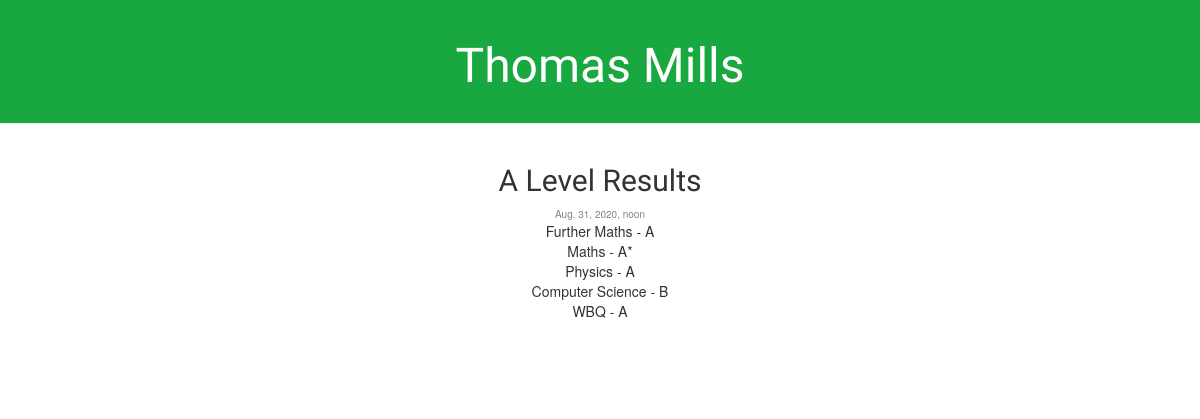
Page /cv/3/ on the committed database.
### blog/models.py (models this page shows, shortened)
class CVEntry(models.Model):
    author = models.ForeignKey(settings.AUTH_USER_MODEL, on_delete=models.CASCADE)
    title = models.CharField(max_length=200)
    text = models.TextField()
    created_date = models.DateTimeField(default=timezone.now)
    published_date = models.DateTimeField(blank=True, null=True)

### blog/views.py (the view)
# urls.py: path('cv/<int:pk>/', views.cv_detail, name='cv_detail'),
def cv_detail(request, pk):
    entry = get_object_or_404(CVEntry, pk=pk)
    return render(request, 'blog/cv_detail.html', {'entry': entry})

### blog/templates/blog/cv_detail.html (shortened to what this page needs)
{% extends 'blog/base.html' %}
{% block content %}
    <div class="post">
        <h2>{{ entry.title }}</h2>
        {% if entry.published_date %}
            <div class="date">
                {{ entry.published_date }}
            </div>
        {% endif %}
        <p>{{ entry.text|linebreaksbr }}</p>
    </div>
{% endblock %}

### blog/static/css/blog.css (style rules this page uses)
h1, h2, h3, h4 { font-family: 'Lobster', cursive; text-align: center; }
.date { color: #828282; font-size: 10px; }
.post { margin-bottom: 70px; }
.post h2 { margin-right: auto; margin-left: auto; }

### rows in the picture
CVEntry: title "A Level Results", published_date "Aug. 31, 2020, noon", text "Further Maths - A Maths - A* Physics - A Computer Science - B WBQ - A"
